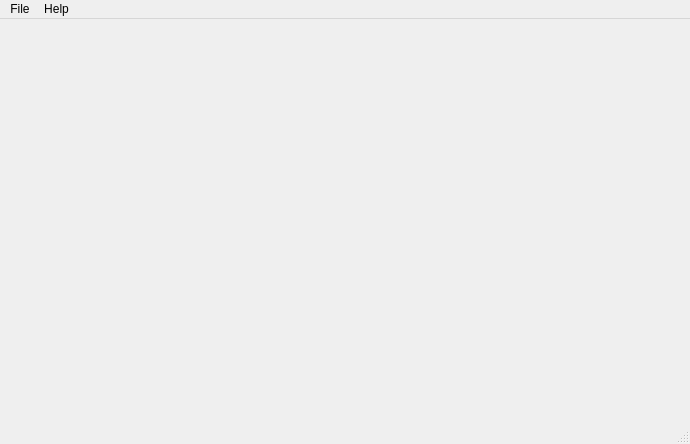
<?xml version="1.0" encoding="UTF-8"?>
<ui version="4.0">
 <class>MainWindow</class>
 <widget class="QMainWindow" name="MainWindow">
  <property name="geometry">
   <rect>
    <x>0</x>
    <y>0</y>
    <width>690</width>
    <height>444</height>
   </rect>
  </property>
  <property name="windowTitle">
   <string>MainWindow</string>
  </property>
  <widget class="QWidget" name="centralWidget"/>
  <widget class="QMenuBar" name="menuBar">
   <property name="geometry">
    <rect>
     <x>0</x>
     <y>0</y>
     <width>690</width>
     <height>21</height>
    </rect>
   </property>
   <widget class="QMenu" name="menuFile">
    <property name="title">
     <string>File</string>
    </property>
    <addaction name="actionNew"/>
    <addaction name="actionOpen"/>
    <addaction name="actionSave"/>
    <addaction name="actionSave_as"/>
    <addaction name="actionSave_all"/>
    <addaction name="separator"/>
    <addaction name="actionClose_Tab"/>
    <addaction name="actionExit"/>
   </widget>
   <widget class="QMenu" name="menuHelp">
    <property name="title">
     <string>Help</string>
    </property>
    <addaction name="actionAbout"/>
    <addaction name="actionAbout_Qt"/>
    <addaction name="separator"/>
    <addaction name="actionFeedback"/>
   </widget>
   <addaction name="menuFile"/>
   <addaction name="menuHelp"/>
  </widget>
  <widget class="QStatusBar" name="statusBar"/>
  <action name="actionNew">
   <property name="text">
    <string>New</string>
   </property>
   <property name="shortcut">
    <string>Ctrl+N</string>
   </property>
  </action>
  <action name="actionOpen">
   <property name="text">
    <string>Open</string>
   </property>
   <property name="shortcut">
    <string>Ctrl+O</string>
   </property>
  </action>
  <action name="actionExit">
   <property name="text">
    <string>Exit</string>
   </property>
  </action>
  <action name="actionClose_Tab">
   <property name="text">
    <string>Close Tab</string>
   </property>
   <property name="shortcut">
    <string>Ctrl+W</string>
   </property>
  </action>
  <action name="actionAbout">
   <property name="text">
    <string>About</string>
   </property>
  </action>
  <action name="actionAbout_Qt">
   <property name="text">
    <string>About Qt</string>
   </property>
  </action>
  <action name="actionFeedback">
   <property name="text">
    <string>Feedback</string>
   </property>
  </action>
  <action name="actionSave">
   <property name="text">
    <string>Save</string>
   </property>
   <property name="shortcut">
    <string>Ctrl+S</string>
   </property>
  </action>
  <action name="actionSave_as">
   <property name="text">
    <string>Save as...</string>
   </property>
  </action>
  <action name="actionSave_all">
   <property name="text">
    <string>Save all</string>
   </property>
   <property name="shortcut">
    <string>Ctrl+Shift+S</string>
   </property>
  </action>
 </widget>
 <layoutdefault spacing="6" margin="11"/>
 <resources/>
 <connections/>
</ui>
